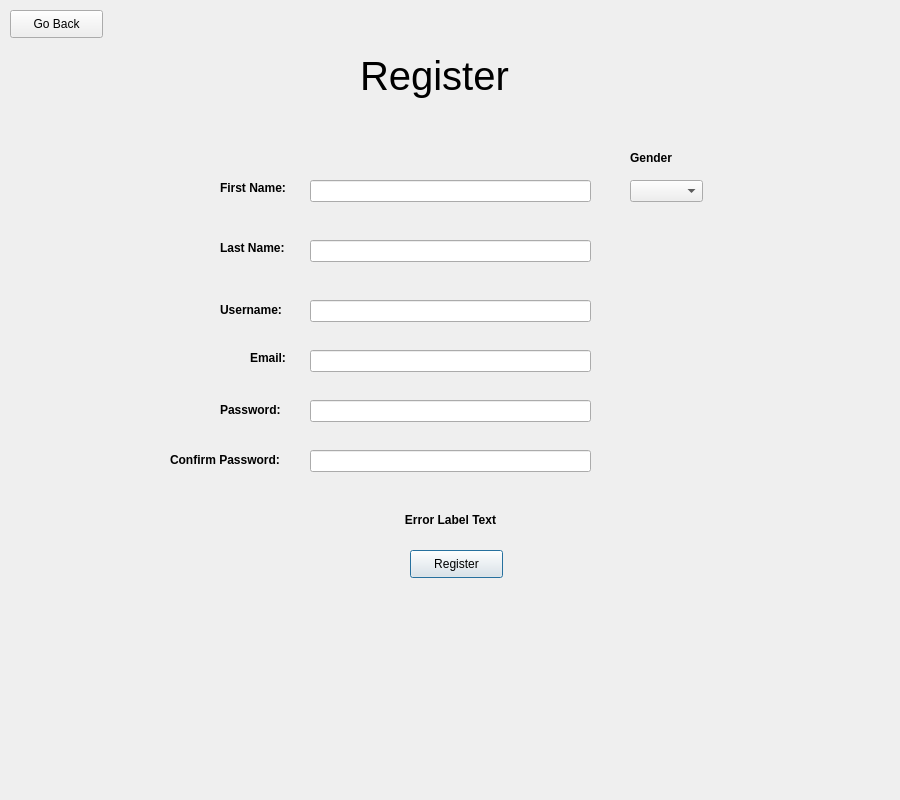
<?xml version="1.0" encoding="UTF-8"?>
<ui version="4.0">
 <class>Dialog</class>
 <widget class="QDialog" name="Dialog">
  <property name="geometry">
   <rect>
    <x>0</x>
    <y>0</y>
    <width>900</width>
    <height>800</height>
   </rect>
  </property>
  <property name="windowTitle">
   <string>Dialog</string>
  </property>
  <widget class="QLabel" name="label">
   <property name="geometry">
    <rect>
     <x>360</x>
     <y>30</y>
     <width>241</width>
     <height>91</height>
    </rect>
   </property>
   <property name="font">
    <font>
     <pointsize>30</pointsize>
    </font>
   </property>
   <property name="text">
    <string>Register</string>
   </property>
  </widget>
  <widget class="QLabel" name="label_2">
   <property name="geometry">
    <rect>
     <x>220</x>
     <y>180</y>
     <width>101</width>
     <height>16</height>
    </rect>
   </property>
   <property name="font">
    <font>
     <weight>75</weight>
     <bold>true</bold>
    </font>
   </property>
   <property name="text">
    <string>First Name:</string>
   </property>
  </widget>
  <widget class="QLabel" name="label_3">
   <property name="geometry">
    <rect>
     <x>220</x>
     <y>240</y>
     <width>71</width>
     <height>16</height>
    </rect>
   </property>
   <property name="font">
    <font>
     <weight>75</weight>
     <bold>true</bold>
    </font>
   </property>
   <property name="text">
    <string>Last Name:</string>
   </property>
  </widget>
  <widget class="QLineEdit" name="firstEntry">
   <property name="geometry">
    <rect>
     <x>310</x>
     <y>180</y>
     <width>281</width>
     <height>22</height>
    </rect>
   </property>
   <property name="font">
    <font>
     <pointsize>8</pointsize>
    </font>
   </property>
  </widget>
  <widget class="QLineEdit" name="lastEntry">
   <property name="geometry">
    <rect>
     <x>310</x>
     <y>240</y>
     <width>281</width>
     <height>22</height>
    </rect>
   </property>
  </widget>
  <widget class="QLabel" name="label_4">
   <property name="geometry">
    <rect>
     <x>220</x>
     <y>300</y>
     <width>81</width>
     <height>20</height>
    </rect>
   </property>
   <property name="font">
    <font>
     <weight>75</weight>
     <bold>true</bold>
    </font>
   </property>
   <property name="text">
    <string>Username:</string>
   </property>
  </widget>
  <widget class="QLineEdit" name="regnameEntry">
   <property name="geometry">
    <rect>
     <x>310</x>
     <y>300</y>
     <width>281</width>
     <height>22</height>
    </rect>
   </property>
  </widget>
  <widget class="QLabel" name="label_5">
   <property name="geometry">
    <rect>
     <x>220</x>
     <y>400</y>
     <width>81</width>
     <height>20</height>
    </rect>
   </property>
   <property name="font">
    <font>
     <weight>75</weight>
     <bold>true</bold>
    </font>
   </property>
   <property name="text">
    <string>Password: </string>
   </property>
  </widget>
  <widget class="QLineEdit" name="regpassEntry">
   <property name="geometry">
    <rect>
     <x>310</x>
     <y>400</y>
     <width>281</width>
     <height>22</height>
    </rect>
   </property>
  </widget>
  <widget class="QLabel" name="label_6">
   <property name="geometry">
    <rect>
     <x>170</x>
     <y>450</y>
     <width>121</width>
     <height>20</height>
    </rect>
   </property>
   <property name="font">
    <font>
     <weight>75</weight>
     <bold>true</bold>
    </font>
   </property>
   <property name="text">
    <string>Confirm Password:</string>
   </property>
  </widget>
  <widget class="QLineEdit" name="confirmPass">
   <property name="geometry">
    <rect>
     <x>310</x>
     <y>450</y>
     <width>281</width>
     <height>22</height>
    </rect>
   </property>
  </widget>
  <widget class="QPushButton" name="regButton">
   <property name="geometry">
    <rect>
     <x>410</x>
     <y>550</y>
     <width>93</width>
     <height>28</height>
    </rect>
   </property>
   <property name="text">
    <string>Register</string>
   </property>
  </widget>
  <widget class="QPushButton" name="regBack">
   <property name="geometry">
    <rect>
     <x>10</x>
     <y>10</y>
     <width>93</width>
     <height>28</height>
    </rect>
   </property>
   <property name="text">
    <string>Go Back</string>
   </property>
  </widget>
  <widget class="QLabel" name="label_7">
   <property name="geometry">
    <rect>
     <x>250</x>
     <y>350</y>
     <width>55</width>
     <height>16</height>
    </rect>
   </property>
   <property name="font">
    <font>
     <weight>75</weight>
     <bold>true</bold>
    </font>
   </property>
   <property name="text">
    <string>Email:</string>
   </property>
  </widget>
  <widget class="QLineEdit" name="emailEntry">
   <property name="geometry">
    <rect>
     <x>310</x>
     <y>350</y>
     <width>281</width>
     <height>22</height>
    </rect>
   </property>
  </widget>
  <widget class="QComboBox" name="genderMenu">
   <property name="geometry">
    <rect>
     <x>630</x>
     <y>180</y>
     <width>73</width>
     <height>22</height>
    </rect>
   </property>
  </widget>
  <widget class="QLabel" name="label_8">
   <property name="geometry">
    <rect>
     <x>630</x>
     <y>150</y>
     <width>55</width>
     <height>16</height>
    </rect>
   </property>
   <property name="font">
    <font>
     <weight>75</weight>
     <bold>true</bold>
    </font>
   </property>
   <property name="text">
    <string>Gender</string>
   </property>
  </widget>
  <widget class="QLabel" name="errorLabel">
   <property name="geometry">
    <rect>
     <x>310</x>
     <y>510</y>
     <width>281</width>
     <height>20</height>
    </rect>
   </property>
   <property name="font">
    <font>
     <weight>75</weight>
     <bold>true</bold>
    </font>
   </property>
   <property name="text">
    <string>Error Label Text</string>
   </property>
   <property name="alignment">
    <set>Qt::AlignCenter</set>
   </property>
  </widget>
 </widget>
 <resources/>
 <connections/>
</ui>
